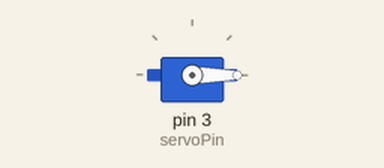
Recording of a sketch running on a simulated Arduino Uno, built with avr-gcc and run on an emulated ATmega328P. Shown: servo.

Above: at 0.05 s.
At 1.25 s:
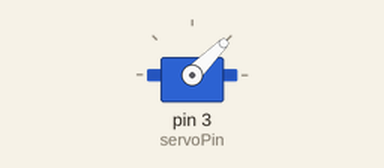
At 2.5 s:
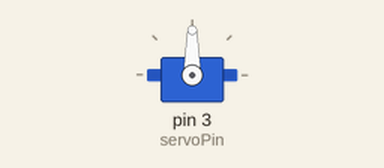
At 5.0 s:
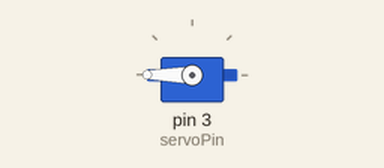
Timing chart, 0 to 6.5 s (numbered marks = the images above):
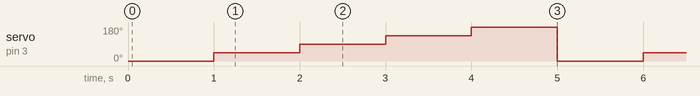

The sketch:

servo_motor.ino
```cpp
#include<Servo.h>

int servoPin = 3;
int waits = 1000;

Servo myServo;

void setup() {
  myServo.attach(servoPin);

}

void loop() {
  myServo.write(0);
  delay(waits);
    myServo.write(45);
  delay(waits);
    myServo.write(90);
  delay(waits);
  myServo.write(135);
  delay(waits);
  myServo.write(180);
  delay(waits);


}
```

Measured:
- by itself, servo on pin 3 (servoPin): repeats every 5.0 s: 90° 1.0 s, 135° 1.0 s, 180° 1.0 s, 0° 1.0 s, 45° 1.0 s
